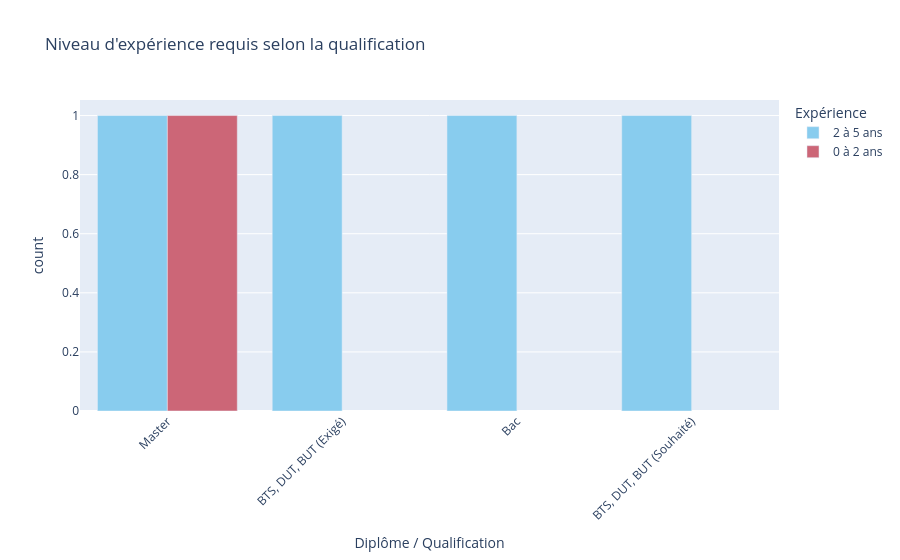

Notebook code cell kept with this figure:
### Code cell
# On filtre les valeurs manquantes pour plus de clarté
df_filtered = df.dropna(subset=["experience_libelle", "qualification_libelle"])

fig_xp_qualif = px.bar(
    df_filtered,
    x="qualification_libelle",
    color="experience_libelle",
    title="Niveau d'expérience requis selon la qualification",
    barmode="group",
    labels={
        "qualification_libelle": "Diplôme / Qualification",
        "experience_libelle": "Expérience",
    },
    color_discrete_sequence=px.colors.qualitative.Safe,
)

fig_xp_qualif.update_layout(xaxis_tickangle=-45)
fig_xp_qualif.show()

### Figure 1 — Plotly figure (JSON) as saved in the notebook; plotly's stock layout.template omitted (floating-point values rounded to 4 significant figures)
{"data": [{"alignmentgroup": "True", "hovertemplate": "Expérience=2 à 5 ans<br>Diplôme / Qualification=%{x}<br>count=%{y}<extra></extra>", "legendgroup": "2 à 5 ans", "marker": {"color": "rgb(136, 204, 238)", "pattern": {"shape": ""}}, "name": "2 à 5 ans", "offsetgroup": "2 à 5 ans", "orientation": "v", "showlegend": true, "textposition": "auto", "type": "bar", "x": ["Master", "BTS, DUT, BUT (Exigé)", "Bac", "BTS, DUT, BUT (Souhaité)"], "xaxis": "x", "y": [1, 1, 1, 1], "yaxis": "y"}, {"alignmentgroup": "True", "hovertemplate": "Expérience=0 à 2 ans<br>Diplôme / Qualification=%{x}<br>count=%{y}<extra></extra>", "legendgroup": "0 à 2 ans", "marker": {"color": "rgb(204, 102, 119)", "pattern": {"shape": ""}}, "name": "0 à 2 ans", "offsetgroup": "0 à 2 ans", "orientation": "v", "showlegend": true, "textposition": "auto", "type": "bar", "x": ["Master"], "xaxis": "x", "y": [1], "yaxis": "y"}], "layout": {"barmode": "group", "legend": {"title": {"text": "Expérience"}, "tracegroupgap": 0}, "title": {"text": "Niveau d'expérience requis selon la qualification"}, "xaxis": {"anchor": "y", "domain": [0, 1], "tickangle": -45, "title": {"text": "Diplôme / Qualification"}}, "yaxis": {"anchor": "x", "domain": [0, 1], "title": {"text": "count"}}}}
